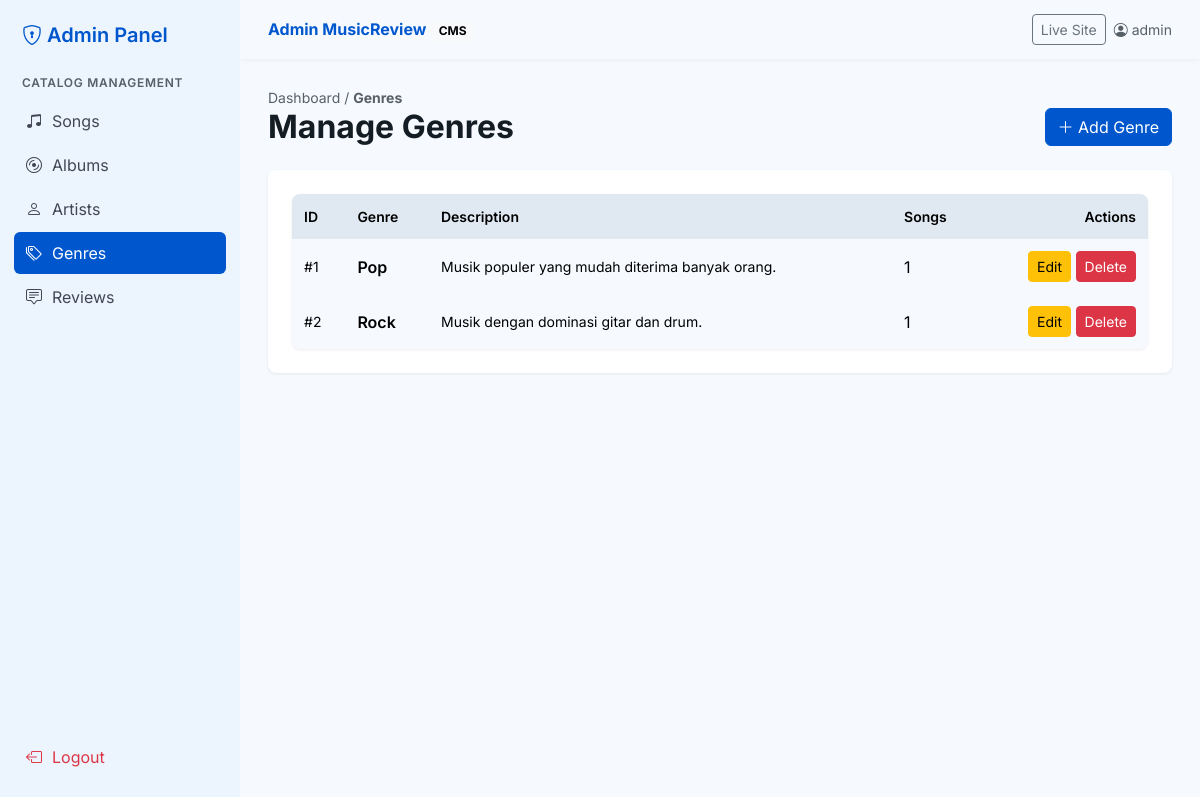
Screenshot of /musicreview/admin/genres.php (signed in) with the database file from the repository.
### tables this page shows
CREATE TABLE `genres` (
  `id_genre` int(11) NOT NULL,
  `nama_genre` varchar(50) NOT NULL,
  `deskripsi` text DEFAULT NULL
);

### musicreview/koneksi.php (called while the page is built, shortened)
<?php
$host     = "localhost";
$user     = "root";
$pass     = "";
$nama_db  = "musicreview";
$koneksi = mysqli_connect($host, $user, $pass, $nama_db);
mysqli_set_charset($koneksi, "utf8mb4");
function jalankan($sql, $params = []) {
    global $koneksi;
    $stmt = mysqli_prepare($koneksi, $sql);
    if (!mysqli_stmt_execute($stmt)) return false;
    return $stmt;
}
function ambil_semua($sql, $params = []) {
    $stmt = jalankan($sql, $params);
    $hasil = mysqli_stmt_get_result($stmt);
    return $hasil ? mysqli_fetch_all($hasil, MYSQLI_ASSOC) : [];
}
function e($teks) {
    return htmlspecialchars($teks ?? "", ENT_QUOTES, "UTF-8");
}

### musicreview/admin/genres.php (the view, shortened to what this page needs)
<?php
require "../koneksi.php";
$genres = ambil_semua("SELECT g.*, (SELECT COUNT(*) FROM songs s WHERE s.id_genre = g.id_genre) AS jml_lagu FROM genres g ORDER BY g.nama_genre");
include "header_admin.php";
?>
<div class="d-flex justify-content-between align-items-end mb-4">
    <div>
        <div class="teks-kecil">Dashboard / <strong>Genres</strong></div>
        <h1 class="h2 fw-bold mb-0">Manage Genres</h1>
    </div>
    <button class="btn btn-primary" data-bs-toggle="modal" data-bs-target="#formModal" data-judul-modal="Add New Genre" data-aksi="tambah"><i class="bi bi-plus-lg"></i> Add Genre</button>
</div>
<div class="kartu p-4">
    <div class="tabel-mr">
        <div class="table-responsive">
            <table class="table">
                <thead><tr><th>ID</th><th>Genre</th><th>Description</th><th>Songs</th><th class="text-end">Actions</th></tr></thead>
                <tbody>
                    <?php foreach ($genres as $g) { ?>
                        <tr>
                            <td class="teks-kecil">#<?= $g["id_genre"] ?></td>
                            <td class="fw-semibold"><?= e($g["nama_genre"]) ?></td>
                            <td class="teks-kecil"><?= e($g["deskripsi"]) ?></td>
                            <td><?= $g["jml_lagu"] ?></td>
                            <td class="text-end text-nowrap">
                                <button class="btn btn-sm btn-warning" data-bs-toggle="modal" data-bs-target="#formModal"
                                    data-judul-modal="Edit Genre - #<?= $g['id_genre'] ?>" data-aksi="edit"
                                    data-id_genre="<?= $g['id_genre'] ?>" data-nama_genre="<?= e($g['nama_genre']) ?>"
                                    data-deskripsi="<?= e($g['deskripsi']) ?>">Edit</button>
                                <form method="post" class="d-inline hapus">
                                    <button class="btn btn-sm btn-danger">Delete</button>
                                </form>
                            </td>
                        </tr>
                    <?php } ?>
                </tbody>
            </table>
        </div>
    </div>
</div>
<?php include "footer_admin.php"; ?>

### musicreview/css/style.css (style rules this page uses)
:root { --bs-primary: #0057cd; --bs-primary-rgb: 0, 87, 205; --bs-link-color: #0057cd; --bs-link-hover-color: #00419e; --bs-body-font-family: 'Inter', sans-serif; --bs-body-bg: #f6faff; --bs-body-color: #141d23; --mr-low: #ecf5fe; --mr-container: #e6eff8; --mr-high: #e0e9f2; }
body { background: #f6faff; }
.btn-primary { --bs-btn-bg: #0057cd; --bs-btn-border-color: #0057cd; --bs-btn-hover-bg: #00419e; --bs-btn-hover-border-color: #00419e; --bs-btn-active-bg: #00419e; }
.kartu { background: #fff; border-radius: 8px; box-shadow: 0 1px 3px rgba(0, 0, 0, .08); }
.tabel-mr { background: #fff; border-radius: 8px; overflow: hidden; box-shadow: 0 1px 3px rgba(0, 0, 0, .08); }
.tabel-mr table { margin-bottom: 0; }
.tabel-mr thead th { background: var(--mr-high); font-weight: 600; font-size: 14px; padding: 12px; border: 0; }
.tabel-mr tbody td { padding: 12px; vertical-align: middle; border: 0; }
.tabel-mr tbody tr:nth-child(even) { background: var(--mr-low); }
.teks-kecil { font-size: 14px; color: #575f67; }

### rows the page displays
genres: id_genre "1", nama_genre "Pop", deskripsi "Musik populer yang mudah diterima banyak orang.", jml_lagu "1"
genres: id_genre "2", nama_genre "Rock", deskripsi "Musik dengan dominasi gitar dan drum.", jml_lagu "1"

### other values shown
$m[2] "Songs"
$m[2] "Albums"
$m[2] "Artists"
$m[2] "Genres"
$m[2] "Reviews"
$_SESSION["username"] "admin"
